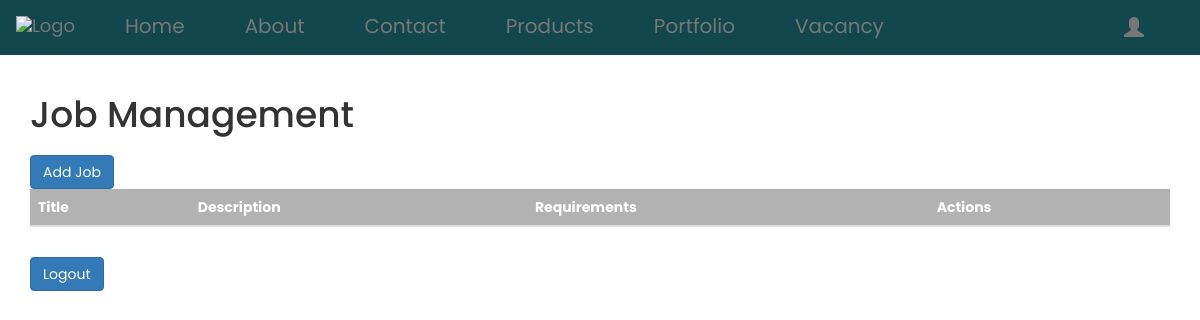
The page /lagin/vadmin on the database as committed earlier.
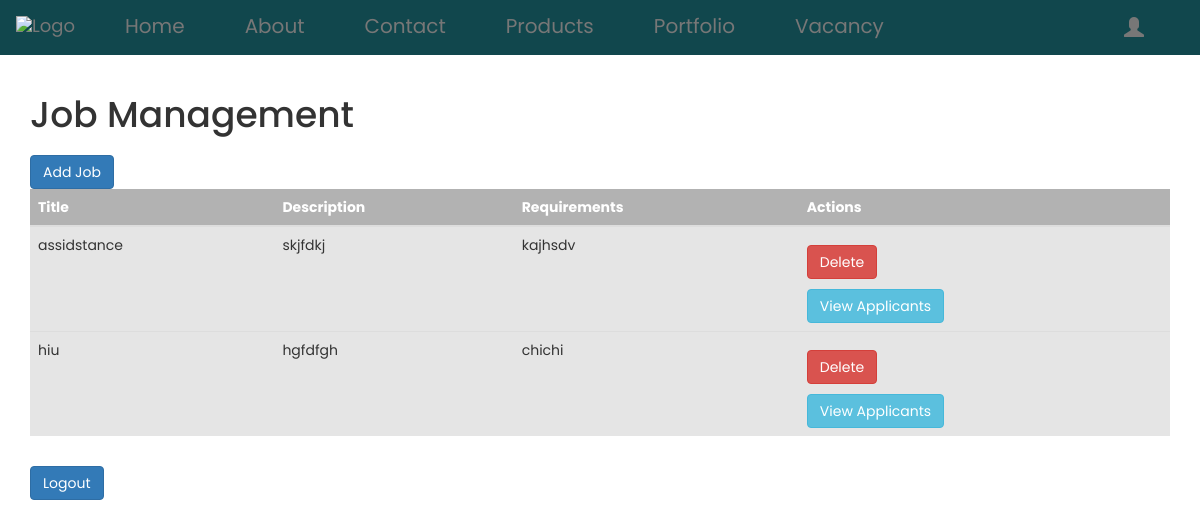
The same page on the database as committed later.
### app.py (models this page shows, shortened)
class Job(db.Model):
    id = db.Column(db.Integer, primary_key=True)
    title = db.Column(db.String(100), nullable=False)
    description = db.Column(db.String(500), nullable=False)
    requirements = db.Column(db.String(500), nullable=False)
    deadline = db.Column(db.DateTime, nullable=True)
    is_active = db.Column(db.Boolean, default=True)

### app.py (the view)
@app.route('/lagin/vadmin')
def vadmin():
    jobs = Job.query.all()
    return render_template('vadmin.html', jobs=jobs)

### templates/vadmin.html (shortened to what this page needs)
<!DOCTYPE html>
<html>
<head>
    <link rel="stylesheet" href="https://maxcdn.bootstrapcdn.com/bootstrap/3.3.7/css/bootstrap.min.css">
</head>
<body>
    <nav class="navbar navbar-default">
        <div class="container-fluid">
            <div class="navbar-header">
                <a class="navbar-brand" href="#">
                    <img src="path/to/your/AMCO.png" alt="Logo" height="30">
                </a>
            </div>
            <ul class="nav navbar-nav">
                <li><a href="/home">Home</a></li>
                <li><a href="/home">About</a></li>
                <li><a href="/home">Contact</a></li>
                <li><a href="/prod">Products</a></li>
                <li><a href="/home">Portfolio</a></li>
                <li><a href="/vacancy">Vacancy</a></li>
            </ul>
            <ul class="nav navbar-nav navbar-right">
                <li><a href="/lagin"><span class="glyphicon glyphicon-user"></span></a></li>
            </ul>
        </div>
    </nav>
    <div class="container">
        <h1>Job Management</h1>
        <a href="{{ url_for('add_job') }}" class="btn btn-primary">Add Job</a>
        <table class="table">
            <thead>
                <tr>
                    <th>Title</th>
                    <th>Description</th>
                    <th>Requirements</th>
                    <th>Actions</th>
                </tr>
            </thead>
            <tbody>
                {% for job in jobs %}
                <tr>
                    <td>{{ job.title }}</td>
                    <td>{{ job.description }}</td>
                    <td>{{ job.requirements }}</td>
                    <td>
                        <form action="{{ url_for('delete_job', job_id=job.id) }}" method="post">
                            <button type="submit" class="btn btn-danger">Delete</button>
                        </form>
                        <a href="{{ url_for('applied_jobs', job_id=job.id) }}" class="btn btn-info">View Applicants</a>
                    </td>
                </tr>
                {% endfor %}
            </tbody>
        </table>
        <form action="{{ url_for('lagout') }}" method="get">
            <button type="submit" class="btn btn-primary">Logout</button>
        </form>
    </div>
</body>
</html>

Rows that differ between the two databases and show on the page:
added Job: title "assidstance", description "skjfdkj", requirements "kajhsdv"
added Job: title "hiu", description "hgfdfgh", requirements "chichi"
